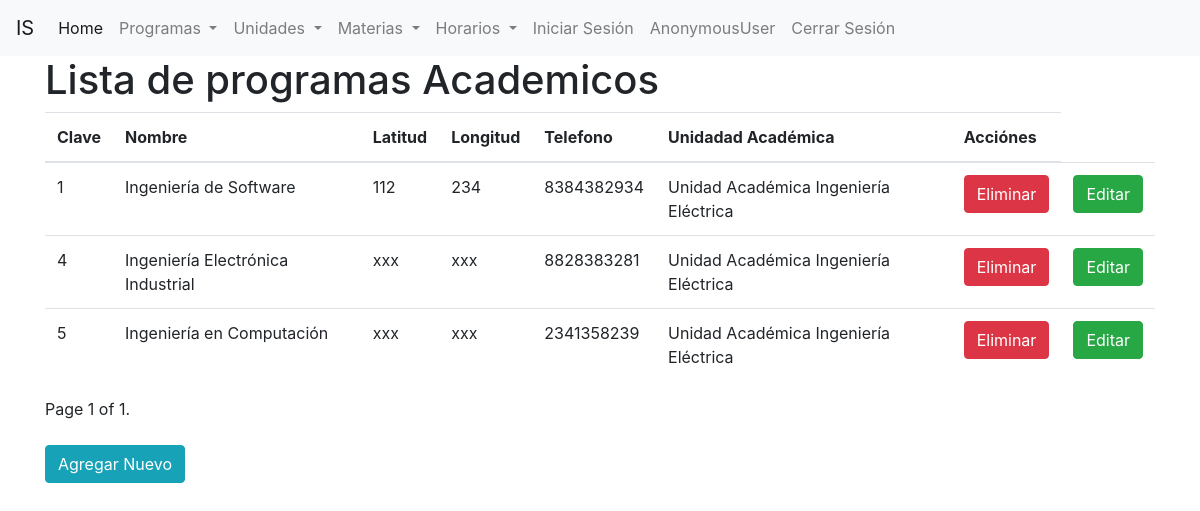
The page /programas/ on the database as committed earlier.
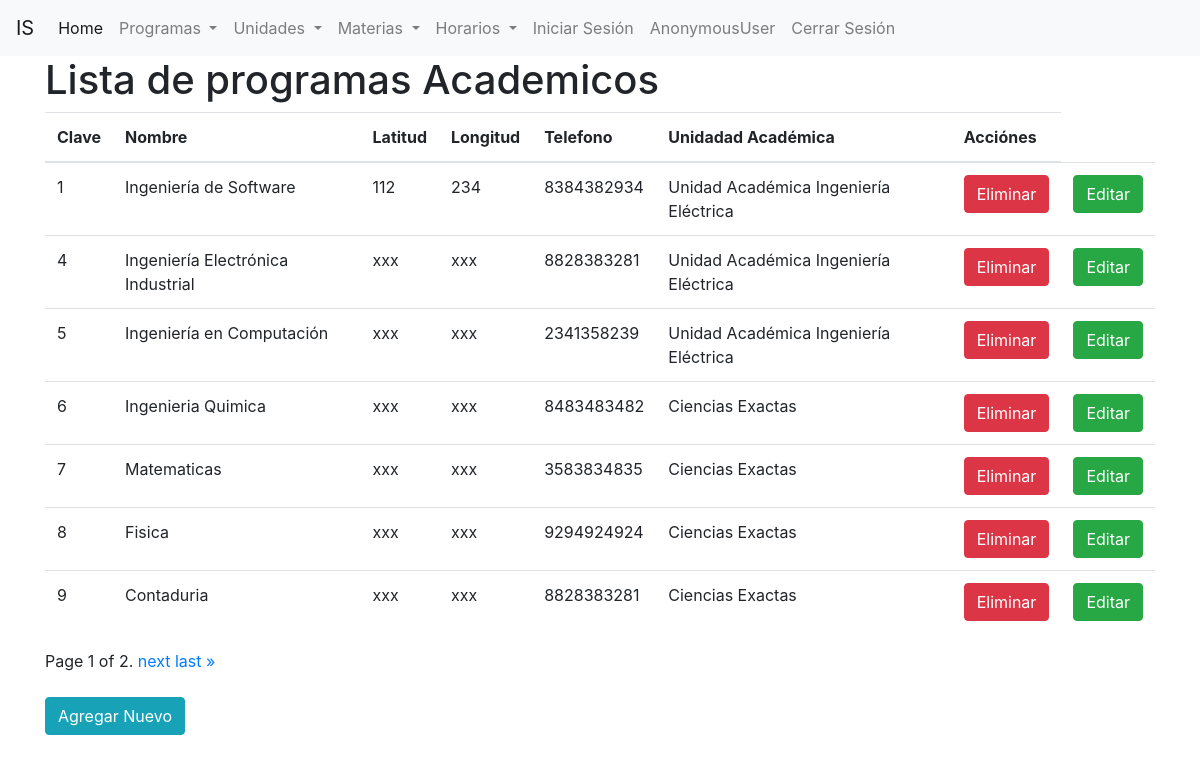
The same page on the database as committed later.
### unidades_academicas/models.py (models this page shows, shortened)
class ProgramaAcademico(models.Model):
    clave = models.BigAutoField('Clave', primary_key=True)
    nombre = models.CharField('Nombre', max_length=200)
    latitud = models.CharField(max_length=50)
    longitud = models.CharField(max_length=50)
    telefono = models.CharField('Teléfono', max_length=10, blank=True, null=True)
    unidad_academica = models.ForeignKey("UnidadAcademica", \
        verbose_name='Unidad Académica', on_delete=models.DO_NOTHING)

class UnidadAcademica(models.Model):
    nombre = models.CharField('Nombre', max_length=200)
    direccion = models.CharField('Dirección', max_length=350, default='sin dirección')
    def __str__(self):
        return self.nombre

### unidades_academicas/views.py (the view)
def lista_programas(request):
    programas = ProgramaAcademico.objects.all()
    paginator = Paginator(programas, 5)
    page_number = request.GET.get("page")
    page_obj = paginator.get_page(page_number)
    contexto = {'object_list':page_obj, 'page_obj': page_obj,'Programas':programas}
    return render(request, 'lista_programas.html', contexto)

### unidades_academicas/templates/lista_programas.html (shortened to what this page needs)
{% extends 'base.html' %}
{% block contenido %}
<h1> Lista de programas Academicos</h1>
<table class="table">
    <thead>
        <tr>
            <th>Clave</th>
            <th>Nombre</th>
            <th>Latitud</th>
            <th>Longitud</th>
            <th>Telefono</th>
            <th>Unidadad Académica</th>
            <th>Acciónes</th>
        </tr>
    </thead>
    <tbody>
        {% for programa in Programas %}
            <tr>
                <td> {{programa.clave}}</td>
                <td> {{programa.nombre}}</td>
                <td> {{programa.latitud}}</td>
                <td> {{programa.longitud}}</td>
                <td> {{programa.telefono}}</td>
                <td> {{programa.unidad_academica}}</td>
                <td><a class='btn btn-danger' href="{% url 'eliminar_programa' programa.clave %}"> Eliminar </a></td>
                <td><a class= 'btn btn-success' href="{% url 'editar_programa' programa.clave %}"> Editar </a></td>
            </tr>
        {% endfor %}
    </tbody>
</table>
<div class="pagination">
    <span class="step-links">
        <span class="current">
            Page {{ page_obj.number }} of {{ page_obj.paginator.num_pages }}.
        </span>
        {% if page_obj.has_next %}
            <a href="?page={{ page_obj.next_page_number }}">next</a>
            <a href="?page={{ page_obj.paginator.num_pages }}">last &raquo;</a>
        {% endif %}
    </span>
</div>
<br>
<a href="agregar" class="btn btn-info"> Agregar Nuevo</a>
{% endblock contenido %}

### unidades_academicas/templates/base.html (shortened to what this page needs)
{% load static %}
<!DOCTYPE html>
<html lang="en">
<head>
    <link rel="stylesheet" href="{% static 'css/bootstrap.min.css' %}">
</head>
<body>
    <nav class="navbar navbar-expand-lg navbar-light bg-light">
        <a class="navbar-brand" href="#">IS</a>
        <div class="collapse navbar-collapse" id="navbarSupportedContent">
          <ul class="navbar-nav mr-auto">
            <li class="nav-item active">
                <a class="nav-link" href="{% url 'home' %}">Home <span class="sr-only">(current)</span></a>
              </li>
            <li class="nav-item dropdown">
              <a class="nav-link dropdown-toggle" href="#" id="navbarDropdown" data-toggle="dropdown" aria-haspopup="true" aria-expanded="false">
                Programas
              </a>
            </li>
            <li class="nav-item dropdown">
                <a class="nav-link dropdown-toggle" href="#" id="navbarDropdown" data-toggle="dropdown" aria-haspopup="true" aria-expanded="false">
                  Unidades
                </a>
              </li>
              <li class="nav-item dropdown">
                <a class="nav-link dropdown-toggle" href="#" id="navbarDropdown" data-toggle="dropdown" aria-haspopup="true" aria-expanded="false">
                  Materias
                </a>
              </li>
              <li class="nav-item dropdown">
                <a class="nav-link dropdown-toggle" href="#" id="navbarDropdown" data-toggle="dropdown" aria-haspopup="true" aria-expanded="false">
                  Horarios
                </a>
              </li>
              <li class="nav-item-dropdown">
                <a class="nav-link" href="{% url 'login' %}">Iniciar Sesión</a>
              </li>
              <li class="nav-item-dropdown">
                <a class="nav-link" href="{% url 'perfilDocente' %}">{{user}}</a>
              </li>
              <li class="nav-item-dropdown">
                <a class="nav-link" href="{% url 'logout' %}">Cerrar Sesión</a>
              </li>
          </ul>
        </div>
      </nav>
    <div class="container">
        {% block contenido %}
        {% endblock contenido %}
    </div>
</body>
</html>

Rows that differ between the two databases and show on the page:
added ProgramaAcademico: clave "6", nombre "Ingenieria Quimica", latitud "xxx", longitud "xxx", telefono "8483483482", unidad_academica "Ciencias Exactas"
added ProgramaAcademico: clave "7", nombre "Matematicas", latitud "xxx", longitud "xxx", telefono "3583834835", unidad_academica "Ciencias Exactas"
added ProgramaAcademico: clave "8", nombre "Fisica", latitud "xxx", longitud "xxx", telefono "9294924924", unidad_academica "Ciencias Exactas"
added ProgramaAcademico: clave "9", nombre "Contaduria", latitud "xxx", longitud "xxx", telefono "8828383281", unidad_academica "Ciencias Exactas"
Other text that changed with them:
{{ page_obj.paginator.num_pages }}: "1" → "2"
text now shown: "next last »"
